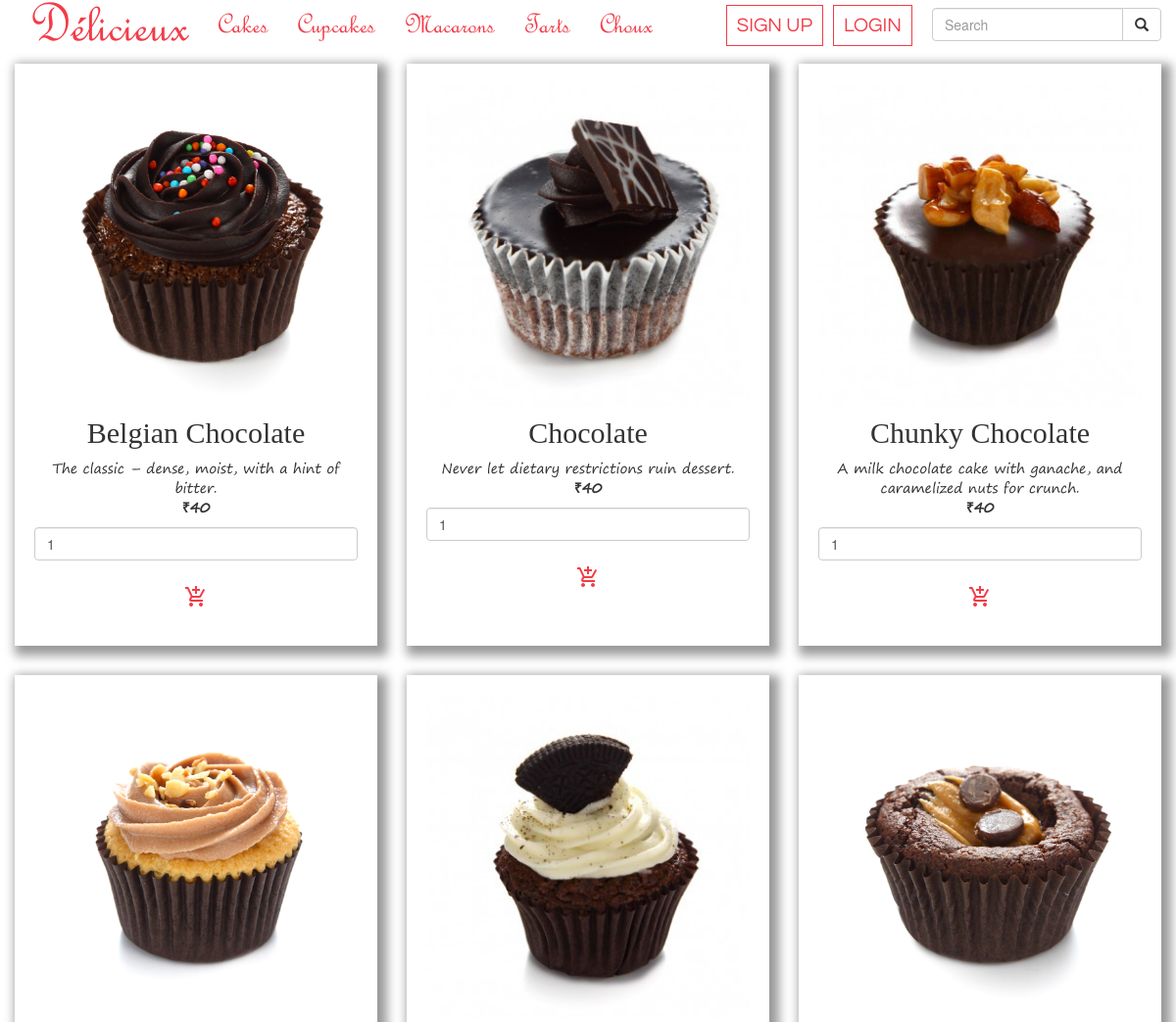
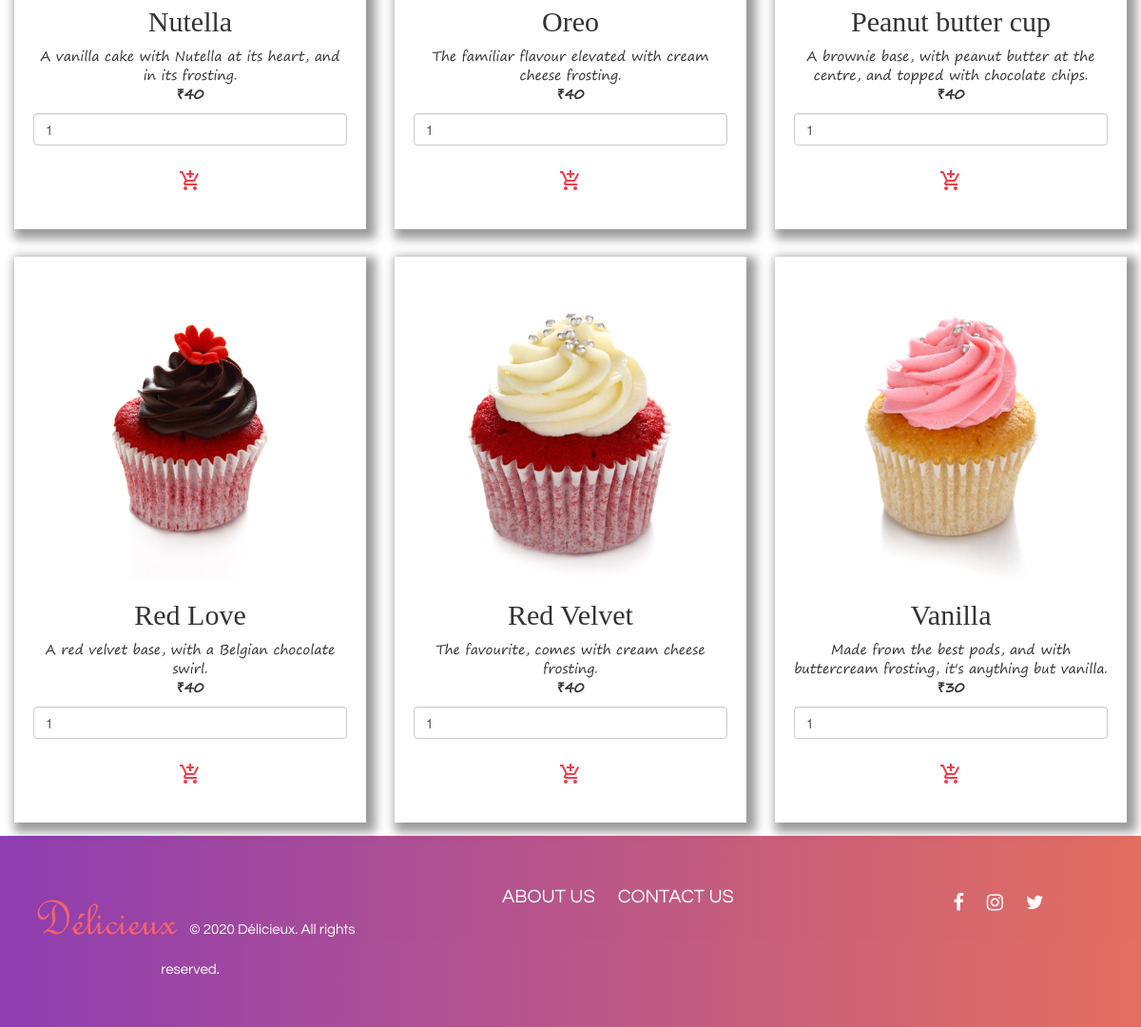
The page /Catalogue.php?ct=2 on the database its author committed (2 pictures, top to bottom).
### tables this page shows
CREATE TABLE `catalogue` (
  `pid` int(11) NOT NULL,
  `pname` varchar(32) NOT NULL,
  `pimage` varchar(64) NOT NULL,
  `pcost` int(11) NOT NULL,
  `pweight` int(11) NOT NULL,
  `pdescription` varchar(256) NOT NULL,
  `pcategory` int(11) NOT NULL
);

### Catalogue.php (the view, shortened to what this page needs)
<?php
   $servername = "localhost";
        $username = "root";
        $password = "";
        $dbname = "delicieux";
?>
<!DOCTYPE html>
<html lang="en">
<head>
  <link rel="stylesheet" href="https://cdnjs.cloudflare.com/ajax/libs/font-awesome/4.7.0/css/font-awesome.min.css">
  <link rel="stylesheet" href="https://maxcdn.bootstrapcdn.com/bootstrap/3.4.1/css/bootstrap.min.css">
  <link rel="stylesheet" href="css/style.css">
</head>
<body>
<nav class="nav navbar-expand navbar-fixed-top my-navbar">
  <div class="container-fluid">
    <div class="navbar-header">
      <a class="navbar-brand navbar-nav navbar-left" style="font-size:60px;" href="index.php">D&eacute;licieux</a>
    </div>
    <div class="collapse navbar-collapse navHeaderCollapse">
      <ul class="nav navbar-nav" id="mynav">
        <li class="active"><a href="Catalogue.php?ct=1">Cakes</a></li>
        <li><a href="Catalogue.php?ct=2">Cupcakes</a></li>
        <li><a href="Catalogue.php?ct=3">Macarons</a></li>
        <li><a href="Catalogue.php?ct=4">Tarts</a></li>
        <li><a href="Catalogue.php?ct=5">Choux</a></li>
      </ul>
      <form class="navbar-form navbar-right" action="Catalogue.php" >
        <div class="input-group">
          <input type="text" class="form-control" placeholder="Search" name="search" value=<?php if(isset($_GET['search']))echo $_GET['search']; ?> >
          <div class="input-group-btn">
            <button class="btn btn-default" type="submit">
              <i class="glyphicon glyphicon-search"></i>
            </button>
          </div>
        </div>
      </form>
      <?php
        if(isset($_SESSION['name']))
        {
      ?>
      <ul class="nav navbar-nav navbar-right text-center">
        <li><a href="cart.php" id="mybtn" style="height:50px;border:0px;" title="Cart"><i class="medium material-icons">shopping_cart</i><span class="badge"><?php
        $conn = new mysqli($servername, $username, $password, $dbname);
        if ($conn->connect_error)
        {
          die("Connection failed: " . $conn->connect_error);
        }
          if(isset($_SESSION['name']))
          {
              $sql1="SELECT * FROM cart WHERE user_id=".$_SESSION['id']." AND checkout=0";
          }
          else
          {
              goto end2;
          }
          $result=$conn->query($sql1);
          if($result->num_rows >0)
          {
            echo $result->num_rows;
          }
          else
          {
            echo '0';
          }
          end2:
          $conn->close();
     ?></span></a></li>
        <li class="dropdown">
        <a class="dropdown-toggle mybtn1 fontq" data-toggle="dropdown" href="#">Hi  <?php if(isset($_SESSION['name'])){echo $_SESSION['name'];} ?>
        <span class="caret"></span></a>
        <ul class="dropdown-menu">
          <li><a href="#" class="fontq" data-toggle="modal" data-target="#modalAccountForm"><i class="small material-icons">account_circle</i> My Account</a></li>
          <li><a href="logout.php" class="fontq"><i class="small material-icons">power_settings_new</i> Log Out</a></li>
        </ul>
      </li>
      </ul>
      <?php
        }
        else
        {
      ?>
      <ul class="nav navbar-nav navbar-right text-center">
        <li id="pad"><a href="#" id="mybtn" data-toggle="modal" data-target="#modalSignUpForm">SIGN UP</a></li>
        <li id="pad"><a href="#" id="mybtn" data-toggle="modal" data-target="#modalLoginForm">LOGIN</a></li>
      </ul>
      <?php
        }
      ?>
    </div>
  </div>
</nav>
<?php
      $conn = new mysqli($servername, $username, $password, $dbname);
        if(isset($_GET['ct']))
        {
          if(isset($_GET['search']))
          {
            $sql="SELECT * FROM `catalogue` WHERE `pname` LIKE '%".$_GET['search']."%' AND pcategory=".$_GET['ct']." ORDER BY pname ASC";
          }
          else
          {
            $sql="SELECT * from catalogue where pcategory=".$_GET['ct']." ORDER BY pname ASC";
          }
        }
          $result=$conn->query($sql);
          $temp=0;
          echo "<div class='container-fluid'>";
          if ($result->num_rows > 0)
          {
              while($row=$result->fetch_assoc())
              {
                 switch($row['pcategory'])
                  {
                    default:
                      $qty='<div class="form-group"><input type="number" min="1" max="60" value="1" onKeyDown="return false" class="form-control" name="quantity"></div>';
                  }
                if($temp==0)
                {
                echo "<div class='row display-flex'>";
                }
                else if($temp==$result->num_rows)
                {
                  echo "</div>";
                }
                else if($temp%3==0)
                {
                echo "</div>";
                echo "<div class='row display-flex'>";
                }
                echo "<div class='col-sm-4'><div class='card text-center c1' title='".$row['pname']."'><div class='card-body'><img class='card-img-top' src='".$row['pimage']."' height='100%' width='100%'><div class='card-body text-center'><h5 class='card-title'>".$row['pname']."</h5><p class='card-text'>".$row['pdescription']."<br><b>&#8377;".$row['pcost']."</b></p><form method='get' action='addCart.php'><input type='hidden' class='form-control' name='ct' value='".$_GET['ct']." '><input type='hidden' class='form-control' name='item' value='".$row['pid']." ' >".$qty."<button type='submit' class='btn btn-outline-dark' id='mybtn' style='border:0px;color:#f23c48' title='Add to Cart'><i class='medium material-icons'>add_shopping_cart</i></button></form></div></div></div></div>";
                $temp+=1;
                }
          }
          echo "</div></div>";
    ?>
<footer class="container-fluid text-center ">
      <div class="row">
        <div class="col-sm-4 col-md-4">
          <a id="logo" style="" href="index.php">D&eacute;licieux</a>
          <span id="cr"> © 2020 D&eacute;licieux. All rights reserved.</span>
        </div>
        <div class="col-sm-5 col-md-5">
          <a href="index.php?p=about">ABOUT US</a>
          <a href="index.php?p=contact">CONTACT US</a>
        </div>
        <div class="col-sm-3 col-md-3">
              <a href="" class="fa fa-facebook-f"></a>
              <a href="" class="fa fa-instagram"></a>
              <a href="" class="fa fa-twitter"></a>
        </div>
      </div>
</footer>
</body>
</html>

### css/style.css (style rules this page uses)
a { font-family:French Script MT; font-size:30px; color:#f23c48; }
body { padding-top: 50px; }
.my-navbar { background: white; white-space: nowrap; min-height:50px; }
.navbar-fixed-bottom .navbar-collapse, .navbar-fixed-top .navbar-collapse { max-height: 1000px; }
.card-title { font-family: Great Vibes, cursive;font-size:30px; }
.card-text { font-family:Segoe Print; }
.c1 { margin-top: 4%; margin-bottom: 4%; box-shadow: 5px 5px 10px 5px rgba(0,0,0,0.4); padding:20px; }
.c1 { transition: all 0.2s ease; width: -webkit-fill-available; }
.row.display-flex { display: flex; flex-wrap: wrap; }
.row.display-flex > [class*='col-'] { display: flex; }
footer { text-align:center; opacity:.8; padding:50px; background-image:-webkit-linear-gradient(left, #720e9e 0, #dd4b39 100%); background-image:-o-linear-gradient(left, #720e9e 0, #dd4b39 100%); background-image:linear-gradient(to right, #720e9e 0, #dd4b39 100%); background-repeat:repeat-x; filter:progid:DXImageTransform.Microsoft.gradient(startColorstr='#ffdd4b39', endColorstr='#ff720e9e', GradientType=1) }
footer a { color:#fff; font-size: 20px; font-family: 'Questrial', sans-serif; padding:10px; }
.fa { font-size: 20px; }
#logo { font-size:55px; font-family:French Script MT; color:#f23c48; text-decoration: none; }
#cr { font-family: 'Questrial', sans-serif; font-size:15px; color:white; }
#mybtn { font-family: 'Questrial', sans-serif; border-style:solid; border-width:1.5px ; border-color:#f23c48; font-size:20px; background-color:white; padding:10px; }
#pad { color:#f23c48; padding: 5px; }

### rows shown on the page
catalogue: pimage (picture), pname "Belgian Chocolate", pdescription "The classic – dense, moist, with a hint of bitter.", pcost "40"
catalogue: pimage (picture), pname "Chocolate", pdescription "Never let dietary restrictions ruin dessert.", pcost "40"
catalogue: pimage (picture), pname "Chunky Chocolate", pdescription "A milk chocolate cake with ganache, and caramelized nuts for crunch.", pcost "40"
catalogue: pimage (picture), pname "Nutella", pdescription "A vanilla cake with Nutella at its heart, and in its frosting.", pcost "40"
catalogue: pimage (picture), pname "Oreo", pdescription "The familiar flavour elevated with cream cheese frosting.", pcost "40"
catalogue: pimage (picture), pname "Peanut butter cup", pdescription "A brownie base, with peanut butter at the centre, and topped with chocolate chips.", pcost "40"
catalogue: pimage (picture), pname "Red Love", pdescription "A red velvet base, with a Belgian chocolate swirl.", pcost "40"
catalogue: pimage (picture), pname "Red Velvet", pdescription "The favourite, comes with cream cheese frosting.", pcost "40"
catalogue: pimage (picture), pname "Vanilla", pdescription "Made from the best pods, and with buttercream frosting, it's anything but vanilla.", pcost "30"
